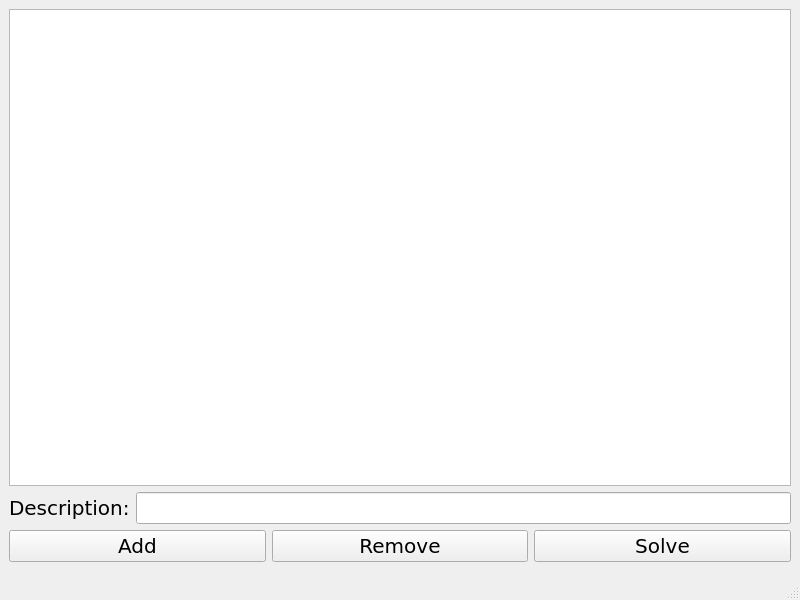
<?xml version="1.0" encoding="UTF-8"?>
<ui version="4.0">
 <class>User_window</class>
 <widget class="QMainWindow" name="User_window">
  <property name="geometry">
   <rect>
    <x>0</x>
    <y>0</y>
    <width>800</width>
    <height>600</height>
   </rect>
  </property>
  <property name="font">
   <font>
    <family>DejaVu Sans</family>
    <pointsize>15</pointsize>
   </font>
  </property>
  <property name="windowTitle">
   <string>User_window</string>
  </property>
  <widget class="QWidget" name="centralwidget">
   <layout class="QVBoxLayout" name="verticalLayout_2">
    <item>
     <widget class="QListWidget" name="issues_listWidget">
      <property name="font">
       <font>
        <family>DejaVu Sans</family>
        <pointsize>15</pointsize>
       </font>
      </property>
     </widget>
    </item>
    <item>
     <layout class="QVBoxLayout" name="verticalLayout">
      <item>
       <layout class="QFormLayout" name="formLayout">
        <item row="0" column="0">
         <widget class="QLabel" name="label">
          <property name="font">
           <font>
            <family>DejaVu Sans</family>
            <pointsize>15</pointsize>
           </font>
          </property>
          <property name="text">
           <string>Description:</string>
          </property>
         </widget>
        </item>
        <item row="0" column="1">
         <widget class="QLineEdit" name="description_lineEdit"/>
        </item>
       </layout>
      </item>
      <item>
       <layout class="QHBoxLayout" name="horizontalLayout">
        <item>
         <widget class="QPushButton" name="add_pushButton">
          <property name="font">
           <font>
            <family>DejaVu Sans</family>
            <pointsize>15</pointsize>
           </font>
          </property>
          <property name="text">
           <string>Add</string>
          </property>
         </widget>
        </item>
        <item>
         <widget class="QPushButton" name="remove_pushButton">
          <property name="font">
           <font>
            <family>DejaVu Sans</family>
            <pointsize>15</pointsize>
           </font>
          </property>
          <property name="text">
           <string>Remove</string>
          </property>
         </widget>
        </item>
        <item>
         <widget class="QPushButton" name="solve_pushButton">
          <property name="text">
           <string>Solve</string>
          </property>
         </widget>
        </item>
       </layout>
      </item>
     </layout>
    </item>
   </layout>
  </widget>
  <widget class="QStatusBar" name="statusbar"/>
 </widget>
 <resources/>
 <connections/>
</ui>
